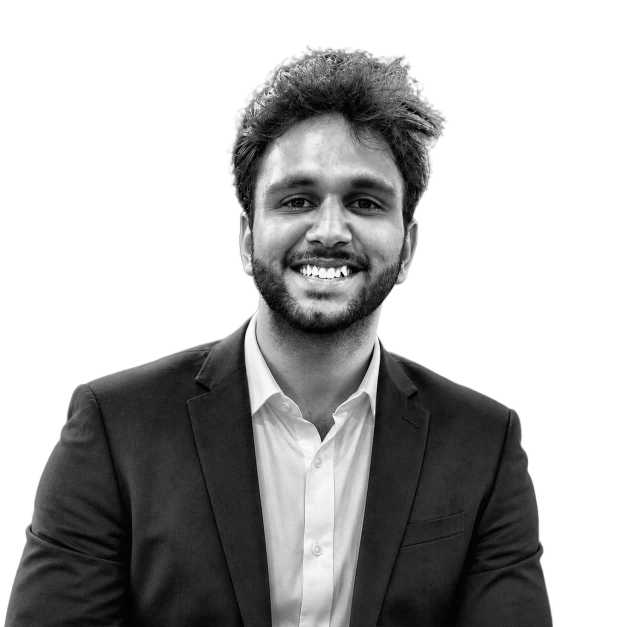
#> input picture source-prepped.png, 1254 x 1254 px, found by its file name (shown at 1/2 size)
$ python make_ascii_svg.py
#> lines starting #> are read from the running program, lines starting #| are printed output that depends on the picture
from PIL import Image
import html

# ==========================================
# FILE SETTINGS
# ==========================================

INPUT = "source-prepped.png"
OUTPUT = "avi-ascii.svg"


# ==========================================
# ASCII SETTINGS
# ==========================================

# Bright pixels -> dense characters
# Dark pixels -> sparse/empty characters
RAMP = " .`:-=+*cs#%@"

WIDTH = 90
HEIGHT = 50


# ==========================================
# LOAD IMAGE
# ==========================================

image = Image.open(INPUT).convert("L")
#> image is the input picture: PIL image 1254x1254 L; min 0, max 255, mean 177.2

# Resize image to ASCII grid
image = image.resize((WIDTH, HEIGHT))
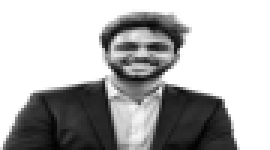
#> image: PIL image 90x50 L (shown 3 times larger); min 2, max 255, mean 177.1

pixels = image.load()


# ==========================================
# CREATE ASCII ROWS
# ==========================================

rows = []

for y in range(HEIGHT):

    row = ""

    for x in range(WIDTH):

        brightness = pixels[x, y]

        # Bright areas -> dense characters
        # Dark areas -> spaces/light characters
        index = int(
            brightness / 255 * (len(RAMP) - 1)
        )

        index = max(
            0,
            min(index, len(RAMP) - 1)
        )

        character = RAMP[index]

        row += character

    rows.append(row)
#> after the loop, rows = 50 items


# ==========================================
# SVG SETTINGS
# ==========================================

svg_width = 750
svg_height = 650

font_size = 11
line_height = 12


# ==========================================
# START SVG
# ==========================================

svg = []

svg.append(f'''
<svg xmlns="http://www.w3.org/2000/svg"
width="{svg_width}"
height="{svg_height}"
viewBox="0 0 {svg_width} {svg_height}">

<!-- ======================================
     BACKGROUND
====================================== -->

<defs>

    <!-- Dark gradient background -->
    <linearGradient
        id="bgGradient"
        x1="0%"
        y1="0%"
        x2="100%"
        y2="100%">

        <stop
            offset="0%"
            stop-color="#0d1117"
        />

        <stop
            offset="50%"
            stop-color="#111827"
        />

        <stop
            offset="100%"
            stop-color="#0d1117"
        />

    </linearGradient>


    <!-- Subtle technology grid -->
    <pattern
        id="grid"
        width="40"
        height="40"
        patternUnits="userSpaceOnUse">

        <path
            d="M 40 0 L 0 0 0 40"
            fill="none"
            stroke="#58a6ff"
            stroke-width="0.5"
            opacity="0.12"
        />

    </pattern>


    <!-- Blue glow -->
    <radialGradient id="glow">

        <stop
            offset="0%"
            stop-color="#58a6ff"
            stop-opacity="0.12"
        />

        <stop
            offset="100%"
            stop-color="#0d1117"
            stop-opacity="0"
        />

    </radialGradient>

</defs>


<!-- Main dark background -->

<rect
    width="100%"
    height="100%"
    fill="url(#bgGradient)"
/>


<!-- Technology grid -->

<rect
    width="100%"
    height="100%"
    fill="url(#grid)"
/>


<!-- Subtle glow behind portrait -->

<ellipse
    cx="375"
    cy="325"
    rx="330"
    ry="300"
    fill="url(#glow)"
/>


<!-- ======================================
     ASCII TEXT STYLE
====================================== -->

<style>

.text {{
    font-family: "Courier New", monospace;
    font-size: {font_size}px;
    fill: #d0d7de;
    white-space: pre;
}}

</style>
''')


# ==========================================
# CREATE ANIMATED ASCII ROWS
# ==========================================

for i, row in enumerate(rows):

    y = 30 + i * line_height

    escaped = html.escape(row)

    delay = i * 0.08

    svg.append(f'''

<clipPath id="clip{i}">

    <rect
        x="20"
        y="{y - font_size}"
        width="0"
        height="{line_height}">

        <animate
            attributeName="width"
            from="0"
            to="700"
            begin="{delay}s"
            dur="0.4s"
            fill="freeze"
        />

    </rect>

</clipPath>


<text
    x="20"
    y="{y}"
    class="text"
    clip-path="url(#clip{i})">{escaped}</text>
''')
#> this loop made 50 passes
#> (y, delay) on passes 1 to 12: (30, 0), (42, 0.08), (54, 0.16), (66, 0.24), (78, 0.32), (90, 0.4), (102, 0.48), (114, 0.56), (126, 0.64), (138, 0.72), (150, 0.8), (162, 0.88)
#> after the loop, svg = 51 items


# ==========================================
# CLOSE SVG
# ==========================================

svg.append("""
</svg>
""")


# ==========================================
# SAVE SVG
# ==========================================

with open(
    OUTPUT,
    "w",
    encoding="utf-8"
) as file:

    file.write("\n".join(svg))


print("ASCII portrait with tech background created successfully!")
print(f"Output: {OUTPUT}")

$ run again, with source-photo.jpg.jpeg saved as source-prepped.png
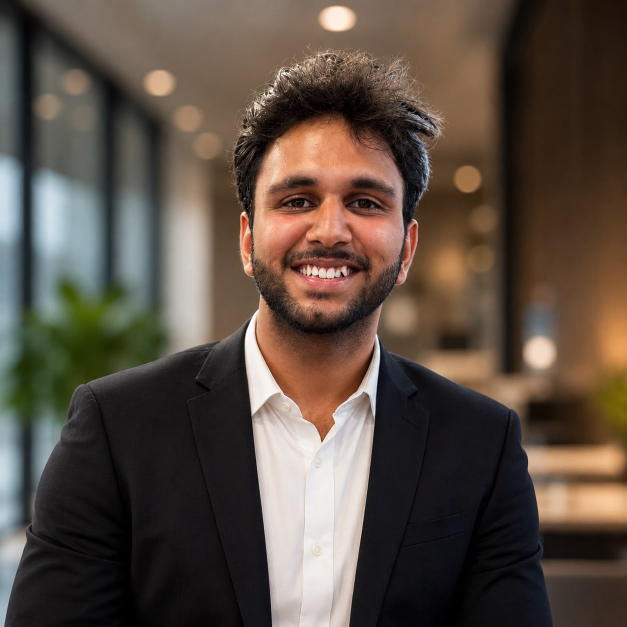
#> input picture source-photo.jpg.jpeg, 1254 x 1254 px, found by its file name (shown at 1/2 size)
#> `image = Image.open(INPUT).convert("L")`:
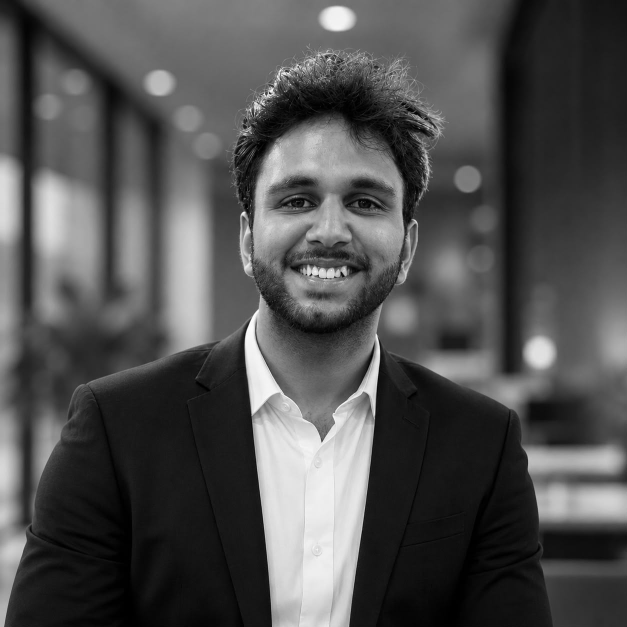
#> image: PIL image 1254x1254 L (shown at 1/2 size); min 0, max 255, mean 80.1
#> `image = image.resize((WIDTH, HEIGHT))`:
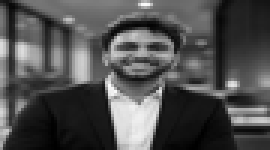
#> image: PIL image 90x50 L (shown 3 times larger); min 0, max 251, mean 80.1
#> after the loop `for y in range(HEIGHT):`: rows = 50 items
#> the loop `for i, row in enumerate(rows): ` made 50 passes
#> (y, delay) on passes 1 to 8: (30, 0), (42, 0.08), (54, 0.16), (66, 0.24), (78, 0.32), (90, 0.4), (102, 0.48), (114, 0.56)
#> after the loop `for i, row in enumerate(rows):`: svg = 51 items
